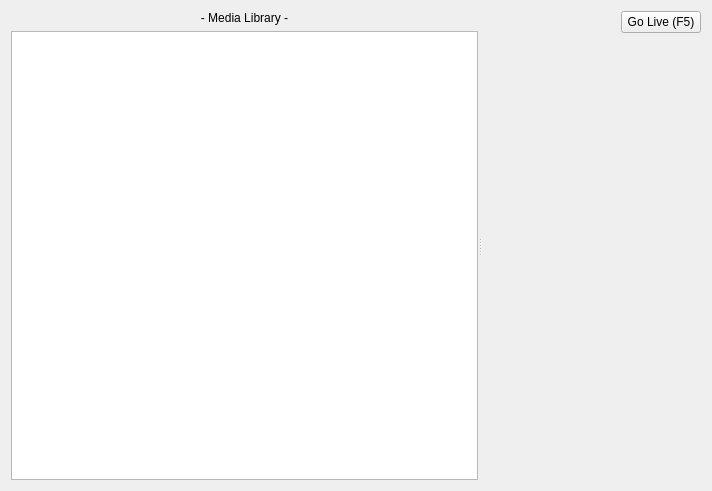
<?xml version="1.0" encoding="UTF-8"?>
<ui version="4.0">
 <class>MediaWidget</class>
 <widget class="QWidget" name="MediaWidget">
  <property name="geometry">
   <rect>
    <x>0</x>
    <y>0</y>
    <width>712</width>
    <height>491</height>
   </rect>
  </property>
  <property name="windowTitle">
   <string>Form</string>
  </property>
  <layout class="QGridLayout" name="gridLayout">
   <item row="0" column="0">
    <widget class="QSplitter" name="splitter">
     <property name="orientation">
      <enum>Qt::Horizontal</enum>
     </property>
     <widget class="QWidget" name="layoutWidgetMedia">
      <layout class="QVBoxLayout" name="verticalLayout_3">
       <item>
        <widget class="QLabel" name="labelMediaLibrary">
         <property name="text">
          <string>- Media Library -</string>
         </property>
         <property name="alignment">
          <set>Qt::AlignCenter</set>
         </property>
        </widget>
       </item>
       <item>
        <widget class="QListWidget" name="listWidgetMediaFiles"/>
       </item>
      </layout>
     </widget>
     <widget class="QWidget" name="layoutWidget">
      <layout class="QVBoxLayout" name="verticalLayout">
       <item>
        <layout class="QHBoxLayout" name="horizontalLayout">
         <item>
          <spacer name="horizontalSpacer_2">
           <property name="orientation">
            <enum>Qt::Horizontal</enum>
           </property>
           <property name="sizeHint" stdset="0">
            <size>
             <width>40</width>
             <height>20</height>
            </size>
           </property>
          </spacer>
         </item>
         <item>
          <widget class="QPushButton" name="pushButtonGoLive">
           <property name="text">
            <string>Go Live (F5)</string>
           </property>
           <property name="icon">
            <iconset resource="../softprojector.qrc">
             <normaloff>:/icons/icons/go_live.png</normaloff>:/icons/icons/go_live.png</iconset>
           </property>
           <property name="shortcut">
            <string>F5</string>
           </property>
          </widget>
         </item>
        </layout>
       </item>
       <item>
        <layout class="QVBoxLayout" name="verticalLayoutMedia">
         <item>
          <widget class="QLabel" name="labelInfo">
           <property name="sizePolicy">
            <sizepolicy hsizetype="Preferred" vsizetype="MinimumExpanding">
             <horstretch>0</horstretch>
             <verstretch>0</verstretch>
            </sizepolicy>
           </property>
           <property name="minimumSize">
            <size>
             <width>0</width>
             <height>70</height>
            </size>
           </property>
           <property name="autoFillBackground">
            <bool>true</bool>
           </property>
           <property name="margin">
            <number>10</number>
           </property>
          </widget>
         </item>
        </layout>
       </item>
       <item>
        <widget class="QWidget" name="widget" native="true"/>
       </item>
       <item>
        <layout class="QHBoxLayout" name="horizontalLayoutControls"/>
       </item>
      </layout>
     </widget>
    </widget>
   </item>
  </layout>
 </widget>
 <tabstops>
  <tabstop>listWidgetMediaFiles</tabstop>
  <tabstop>pushButtonGoLive</tabstop>
 </tabstops>
 <resources>
  <include location="../softprojector.qrc"/>
 </resources>
 <connections/>
</ui>
